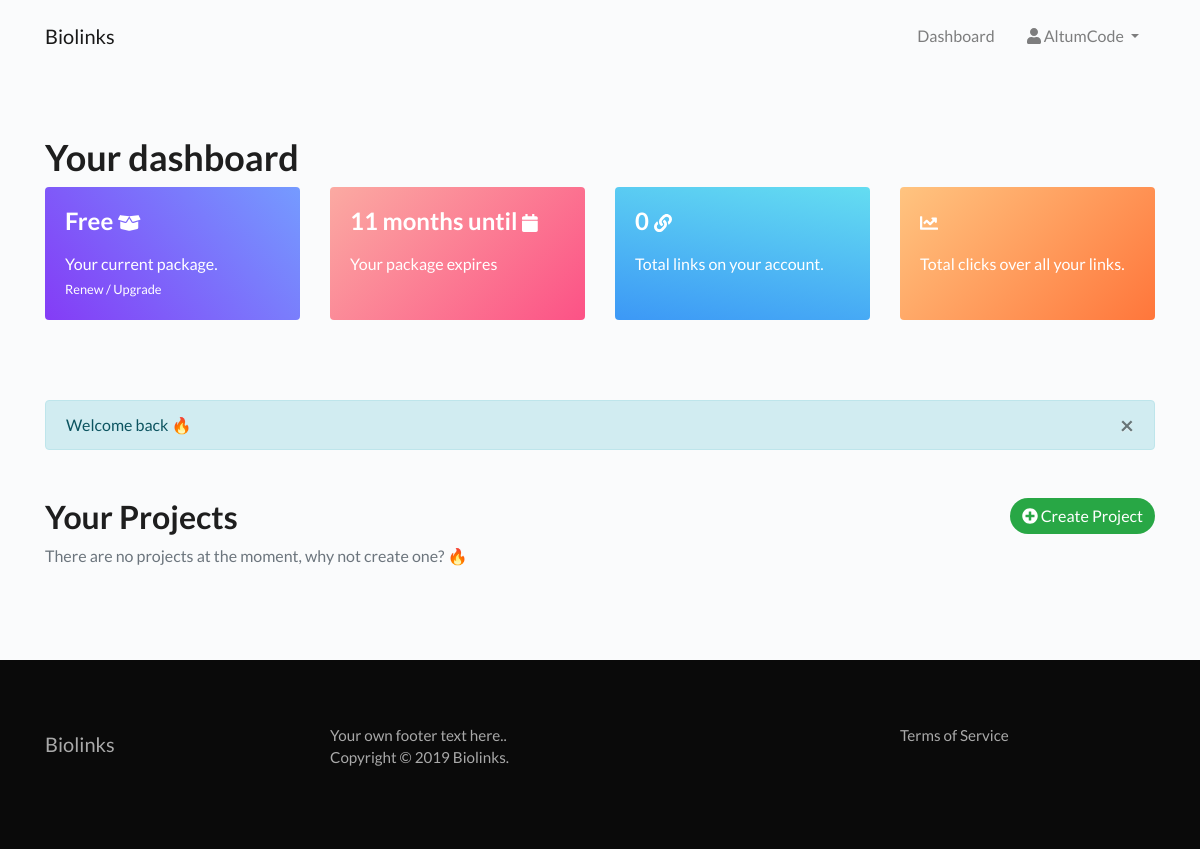
The app's page /dashboard (signed in) with its own data.
### tables this page shows
CREATE TABLE `users` (
  `user_id` int(11) NOT NULL AUTO_INCREMENT,
  `email` varchar(128) NOT NULL,
  `password` varchar(128) NOT NULL,
  `name` varchar(32) NOT NULL,
  `token_code` varchar(32) DEFAULT NULL,
  `email_activation_code` varchar(32) DEFAULT NULL,
  `lost_password_code` varchar(32) DEFAULT NULL,
  `facebook_id` bigint(20) DEFAULT NULL,
  `instagram_id` bigint(20) DEFAULT NULL,
  `type` int(11) NOT NULL DEFAULT '0',
  `active` int(11) NOT NULL DEFAULT '0',
  `package_id` varchar(16) NOT NULL DEFAULT '',
  `package_expiration_date` datetime DEFAULT NULL,
  `package_settings` text,
  `package_trial_done` tinyint(4) DEFAULT '0',
  `payment_subscription_id` varchar(64) DEFAULT NULL,
  `date` datetime DEFAULT NULL,
  `ip` varchar(64) DEFAULT NULL,
  `last_activity` datetime DEFAULT NULL,
  `last_user_agent` text,
  `total_logins` int(11) DEFAULT '0',
  PRIMARY KEY (`user_id`),
  KEY `package_id` (`package_id`)
);

CREATE TABLE `pages` (
  `page_id` int(11) NOT NULL AUTO_INCREMENT,
  `title` varchar(32) NOT NULL,
  `url` varchar(128) NOT NULL,
  `description` text NOT NULL,
  `type` enum('INTERNAL','EXTERNAL') DEFAULT NULL,
  `position` int(11) NOT NULL,
  PRIMARY KEY (`page_id`)
);

### themes/altum/views/dashboard/index.php (the view, shortened to what the rows shown need)
<header class="header">
    <div class="container">
        <div class="d-flex flex-column flex-md-row justify-content-between">
            <h1><?= sprintf($this->language->dashboard->header->header, $this->settings->title) ?></h1>
        </div>
        <div class="row justify-content-between">
            <div class="col-6 col-md-3 mb-5 mb-md-0">
                <div class="card border-0 bg-gradient-danger text-white h-100 zoomer">
                    <div class="card-body">
                        <div class="card-title h4 mb-3"><?= \Altum\Date::get_time_until($this->user->package_expiration_date) ?> <i class="fa fa-calendar fa-xs"></i></div>
                        <p class="mb-0"><?= $this->language->dashboard->header->package_expiration_date ?></p>
                    </div>
                </div>
            </div>
        </div>
    </div>
</header>
<section class="container">
    <div class="margin-top-3 d-flex justify-content-between">
        <h2><?= $this->language->dashboard->projects->header ?></h2>
    </div>
</section>

### themes/altum/views/partials/menu.php (shortened to what the rows shown need)
<nav class="navbar navbar-main <?= \Altum\Routing\Router::$controller_settings['menu_no_margin'] ? null : 'margin-bottom-6'?> navbar-expand-lg navbar-light <?= \Altum\Routing\Router::$controller_key == 'index' ? 'navbar-absolute navbar-dark' : null ?>">
    <div class="container">
        <div class="collapse navbar-collapse justify-content-end" id="main_navbar">
            <ul class="navbar-nav">
                <?php if(\Altum\Middlewares\Authentication::check()): ?>
                    <li class="nav-item"><a class="nav-link" href="<?= url('dashboard') ?>"> <?= $this->language->dashboard->menu ?></a></li>
                    <li class="dropdown">
                        <a class="nav-link dropdown-toggle" data-toggle="dropdown" href="#" aria-haspopup="true" aria-expanded="false"><i class="fa fa-user"></i> <?= $this->user->name ?> <span class="caret"></span></a>
                    </li>
                <?php endif ?>
            </ul>
        </div>
    </div>
</nav>

### themes/altum/views/partials/footer.php (shortened to what the rows shown need)
<footer class="footer <?= \Altum\Routing\Router::$controller_key == 'index' ? 'm-0' : null ?>">
    <div class="container">
        <div class="row">
            <div class="col-12 col-sm-3 mt-3 mt-md-0">
                <?php foreach($data->pages as $data): ?>
                   <a href="<?= $data->url ?>" target="<?= $data->target ?>"><?= $data->title ?></a><br />
                <?php endforeach ?>
            </div>
        </div>
    </div>
</footer>

### records on screen
users: name "AltumCode", package_expiration_date "11 months until"
pages: title "Terms of Service"

### other values on screen
$this->settings->title "Biolinks"
$this->language->dashboard->menu "Dashboard"
$this->user->package->name "Free"
$this->language->dashboard->header->package "Your current package."
$this->language->dashboard->header->renew "Renew / Upgrade"
$this->language->dashboard->header->package_expiration_date "Your package expires"
$data->links_total "0"
$this->language->dashboard->header->links "Total links on your account."
$this->language->dashboard->header->clicks "Total clicks over all your links."
$message "Welcome back 🔥"
$this->language->dashboard->projects->header "Your Projects"
$this->language->dashboard->projects->create "Create Project"
$this->language->dashboard->projects->no_projects "There are no projects at the moment, why not create one? 🔥"
$this->language->global->footer->description "Your own footer text here.."
